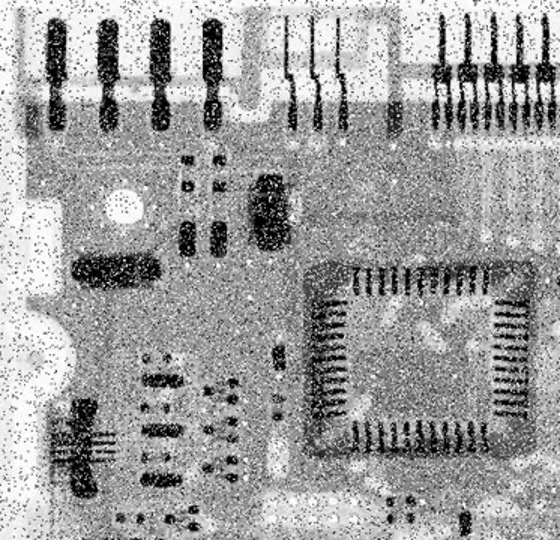
#> input picture LAB03/image.jpg, 560 x 540 px
$ jupyter execute --allow-errors Lab03-waziri.ipynb
#> lines starting #> are read from the running program, lines starting #| are printed output that depends on the picture
[cell 1]
from skimage import io, filters, img_as_ubyte
from skimage.filters import median
from skimage.morphology import disk
from scipy.ndimage import uniform_filter
import matplotlib.pyplot as plt

[cell 2]
image = io.imread('image.jpg', as_gray=True)
#> image is the input picture: shape (540, 560) float64; min 0, max 1, mean 0.619
plt.imshow(image, cmap='gray')
plt.axis('off')
plt.title('Original X-ray Image')
plt.show()

[cell 3]
image = img_as_ubyte(image)

[cell 4]
median_filtered = median(image, disk(5))
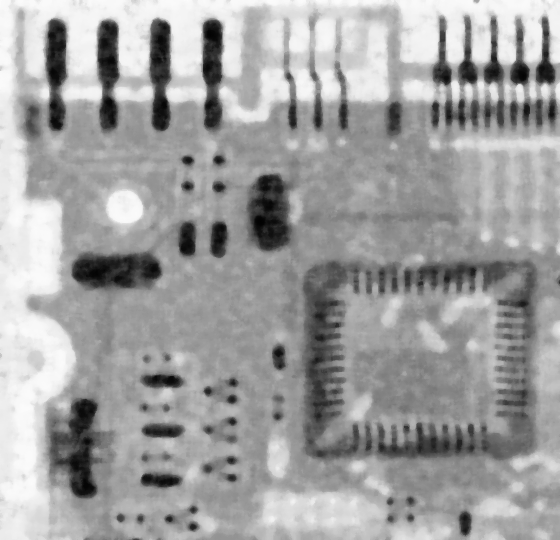
#> median_filtered: shape (540, 560); min 1, max 252, mean 160.6

[cell 5]
mean_filtered = uniform_filter(median_filtered, size=(5, 5)) # 5x5 kernel

[cell 6]
# plt.figure(figsize=(10, 8))
# plt.subplot(1, 3, 2)
plt.imshow(median_filtered, cmap='gray')
plt.title('median filtered img')
plt.axis('off')
plt.show()

[cell 7]
# plt.figure(figsize=(10, 8))
# plt.subplot(1, 3, 3)
plt.imshow(mean_filtered, cmap='gray')
plt.title('median & mean filtered img')
plt.axis('off')
plt.show()

[cell 8]
io.imsave('filtered_image.jpg', mean_filtered)

[cell 9]
m2m= mean_filtered-median_filtered
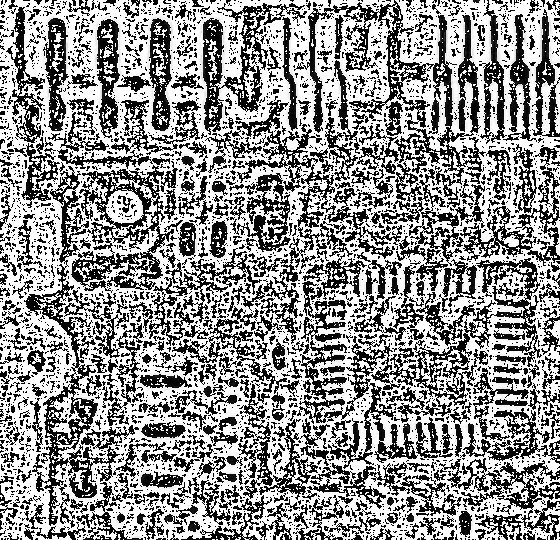
#> m2m: shape (540, 560); min 0, max 255, mean 146.7
plt.imshow(m2m, cmap='gray')
plt.axis('on')
plt.show()
